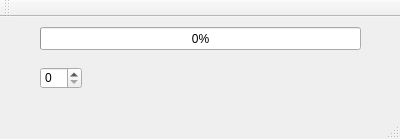
<?xml version="1.0" encoding="UTF-8"?>
<ui version="4.0">
 <class>MainWindow</class>
 <widget class="QMainWindow" name="MainWindow">
  <property name="geometry">
   <rect>
    <x>0</x>
    <y>0</y>
    <width>400</width>
    <height>139</height>
   </rect>
  </property>
  <property name="windowTitle">
   <string>Ex.2</string>
  </property>
  <widget class="QWidget" name="centralWidget">
   <widget class="QProgressBar" name="progressBar">
    <property name="geometry">
     <rect>
      <x>40</x>
      <y>10</y>
      <width>321</width>
      <height>23</height>
     </rect>
    </property>
    <property name="value">
     <number>0</number>
    </property>
   </widget>
   <widget class="QSpinBox" name="spinBox">
    <property name="geometry">
     <rect>
      <x>40</x>
      <y>50</y>
      <width>42</width>
      <height>22</height>
     </rect>
    </property>
    <property name="maximum">
     <number>10</number>
    </property>
   </widget>
  </widget>
  <widget class="QMenuBar" name="menuBar">
   <property name="geometry">
    <rect>
     <x>0</x>
     <y>0</y>
     <width>400</width>
     <height>21</height>
    </rect>
   </property>
  </widget>
  <widget class="QToolBar" name="mainToolBar">
   <attribute name="toolBarArea">
    <enum>TopToolBarArea</enum>
   </attribute>
   <attribute name="toolBarBreak">
    <bool>false</bool>
   </attribute>
  </widget>
  <widget class="QStatusBar" name="statusBar"/>
 </widget>
 <layoutdefault spacing="6" margin="11"/>
 <resources/>
 <connections/>
</ui>
